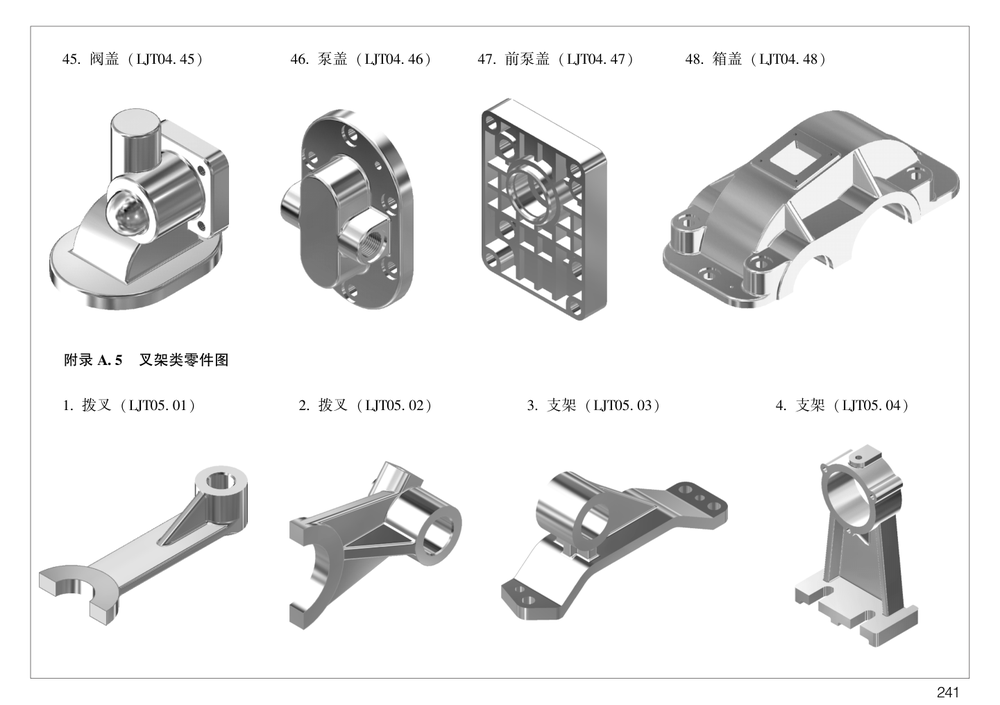
#> input picture Drawing_Sheets/Appendix_A_Isometric_P246.png, 1000 x 705 px, shrunk from 1441 x 1016 before the run, found by its file name
$ python crop_cat05_references.py
#> lines starting #> are read from the running program, lines starting #| are printed output that depends on the picture
import os
from PIL import Image

iso_dir = r"C:\Users\20858\Desktop\机械练习\王静图集\Blender_零件三维图纸\Drawing_Sheets"
crop_dir = r"C:\Users\20858\Desktop\机械练习\王静图集\Blender_零件三维图纸\Drawing_Sheets\Reference_Crops"
os.makedirs(crop_dir, exist_ok=True)

# P246: LJT05.01 to LJT05.04 (bottom row of 2-row page)
p246 = Image.open(os.path.join(iso_dir, "Appendix_A_Isometric_P246.png"))
#> p246 is the input picture: PIL image 1000x705 RGB; mean R, G, B 232.9, 232.9, 232.9
w, h = p246.size
#> w = 1000; h = 705
cell_w = w / 4.0
#> cell_w = 250
cell_h246 = h / 2.0
#> cell_h246 = 352.5

parts_p246 = [
    ("LJT05.01", "拨叉"), ("LJT05.02", "拨叉"), ("LJT05.03", "支架"), ("LJT05.04", "支架")
]
for idx, (code, name) in enumerate(parts_p246):
    box = (int(idx * cell_w), int(cell_h246), int((idx + 1) * cell_w), int(h))
    crop = p246.crop(box)
    crop.save(os.path.join(crop_dir, f"{code}_{name}_iso.png"))
#> this loop made 4 passes
#> pass 1, `crop = p246.crop(box)`:
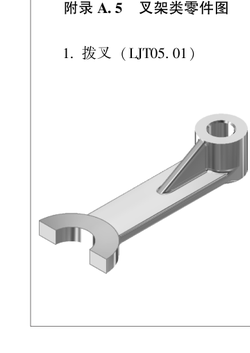
#> crop: PIL image 250x353 RGB; mean R, G, B 241.9, 241.9, 241.9
#> pass 2, `crop = p246.crop(box)`:
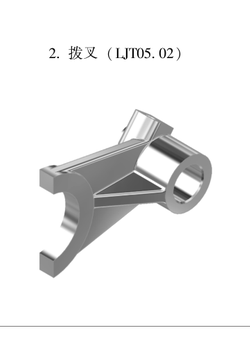
#> crop: PIL image 250x353 RGB; mean R, G, B 238.5, 238.5, 238.5
#> pass 3, `crop = p246.crop(box)`:
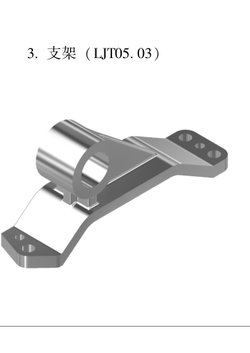
#> crop: PIL image 250x353 RGB; mean R, G, B 236.9, 236.9, 236.9
#> after the loop:
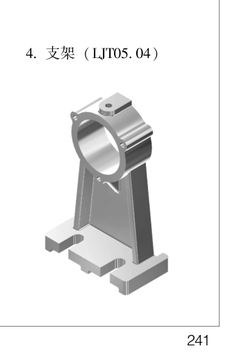
#> crop: PIL image 250x353 RGB; mean R, G, B 237.5, 237.5, 237.5

# P247: LJT05.05 to LJT05.16 (3 rows x 4 cols)
#> (the run stopped early here; a loop or call above may not have finished)

$ run again, with Drawing_Sheets/Appendix_A_Isometric_P243.png copied over Drawing_Sheets/Appendix_A_Isometric_P246.png
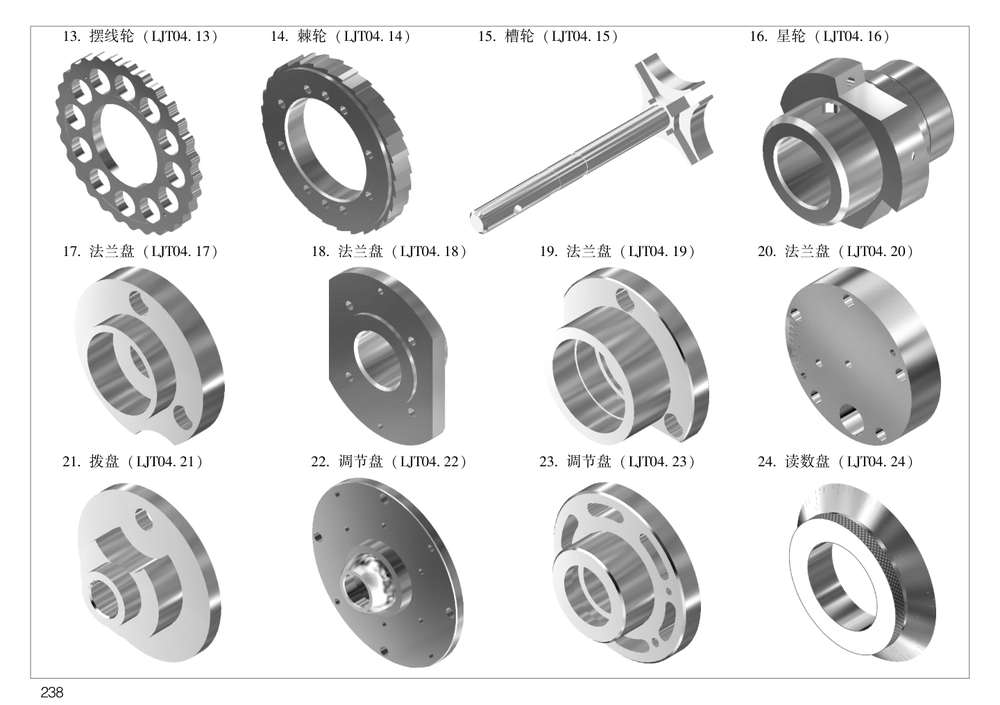
#> input picture Drawing_Sheets/Appendix_A_Isometric_P243.png, 1000 x 705 px, shrunk from 1441 x 1016 before the run, found by its file name
#> p246 is the input picture: PIL image 1000x705 RGB; mean R, G, B 221, 221, 221
#> the loop `for idx, (code, name) in enumerate(parts_p246):` made 4 passes
#> pass 1, `crop = p246.crop(box)`:
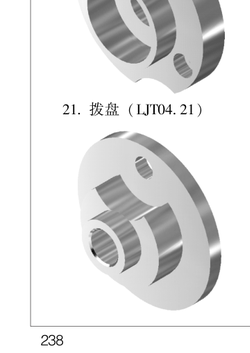
#> crop: PIL image 250x353 RGB; mean R, G, B 227.3, 227.3, 227.3
#> after the loop `for idx, (code, name) in enumerate(parts_p246):`:
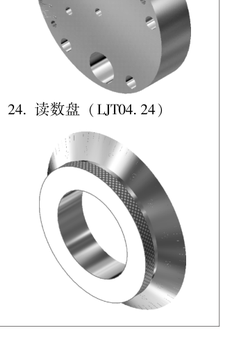
#> crop: PIL image 250x353 RGB; mean R, G, B 223.8, 223.8, 223.8

$ run again, with Drawing_Sheets/Appendix_A_Isometric_P251.png copied over Drawing_Sheets/Appendix_A_Isometric_P246.png
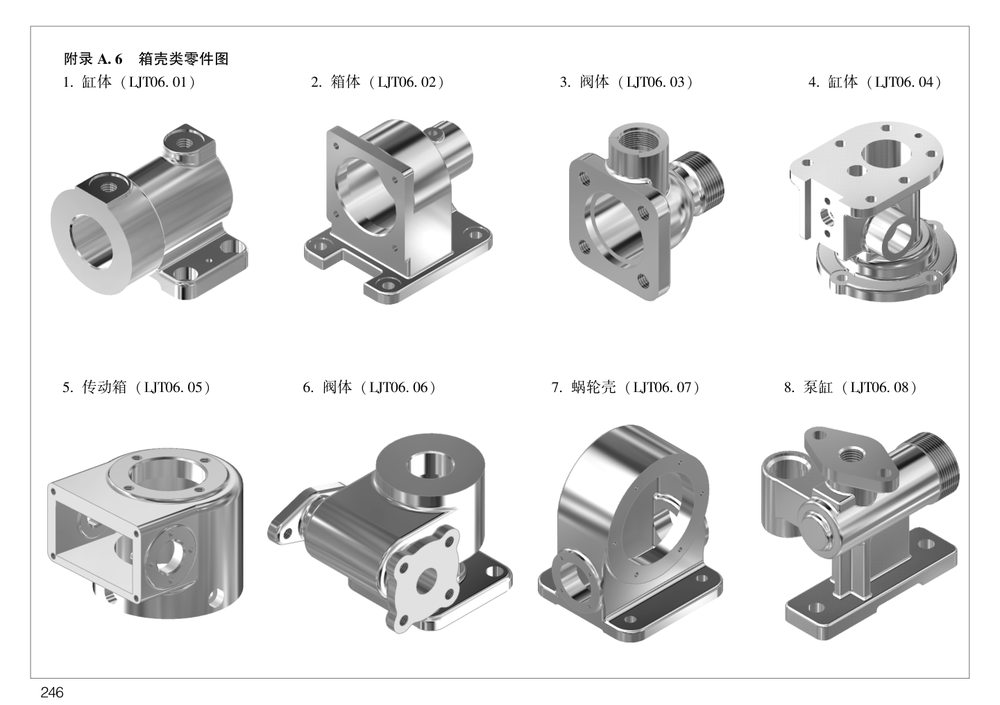
#> input picture Drawing_Sheets/Appendix_A_Isometric_P251.png, 1000 x 705 px, shrunk from 1441 x 1016 before the run, found by its file name
#> p246 is the input picture: PIL image 1000x705 RGB; mean R, G, B 225.9, 225.8, 225.8
#> the loop `for idx, (code, name) in enumerate(parts_p246):` made 4 passes
#> pass 1, `crop = p246.crop(box)`:
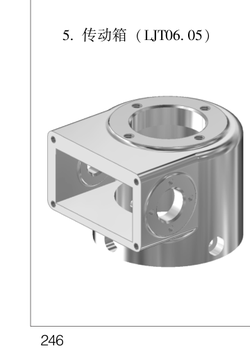
#> crop: PIL image 250x353 RGB; mean R, G, B 226.8, 226.8, 226.8
#> after the loop `for idx, (code, name) in enumerate(parts_p246):`:
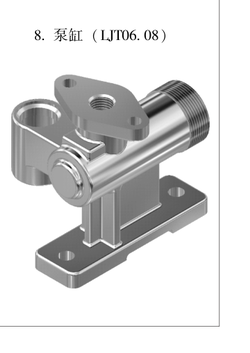
#> crop: PIL image 250x353 RGB; mean R, G, B 217.7, 217.7, 217.7
